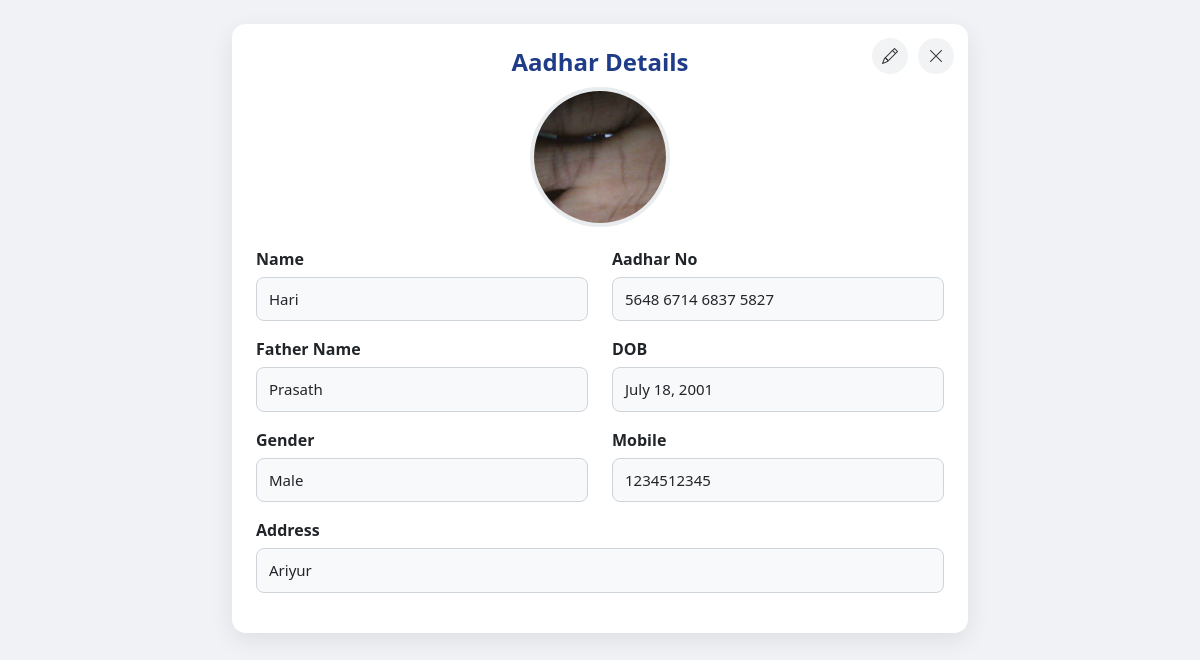
/aadhar/1/, run on the app's committed database.
### Aadhar_App/models.py (models this page shows, shortened)
class Aadhar(models.Model):
    name = models.CharField(max_length=100)
    father_name = models.CharField(max_length=100)
    gender = models.CharField(max_length=10, choices=GENDER_CHOICES)
    dob = models.DateField()
    address = models.TextField()
    mobile = models.CharField(max_length=10)
    aadhar_no = models.CharField(max_length=19, unique=True)  # 4-4-4-4 format
    photo = models.ImageField(upload_to='aadhar_photo_path')
    created_at = models.DateTimeField(auto_now_add=True)

### Aadhar_App/views.py (the view)
# urls.py: path('<int:pk>/', views.aadhar_detail, name='aadhar_detail'),
def aadhar_detail(request, pk):
    a = get_object_or_404(Aadhar, pk=pk)
    return render(request, 'aadhar_app/aadhar_detail.html', {'a': a})

### Aadhar_App/templates/aadhar_app/aadhar_detail.html (shortened to what this page needs)
{% extends 'aadhar_app/base.html' %}
{% block content %}
<div class="container py-4">
 <div class="row justify-content-center">
  <div class="col-lg-8 col-md-10 col-sm-12">
   <div class="a-card">
    <div class="action-icons">
  <a href="{% url 'aadhar_edit' a.pk %}" title="Edit" class="edit">
    <i class="bi bi-pencil"></i>
  </a>
  <a href="{% url 'aadhar_home' %}" title="Close" class="close">
    <i class="bi bi-x-lg"></i>
  </a>
</div>
    <h4 class="a-title">Aadhar Details</h4>
    {% if a.photo %}
    <div class="profile-wrap">
      <img src="{{ a.photo.url }}" class="profile-img">
    </div>
    {% endif %}
    <div class="row">
      <div class="col-md-6 form-group">
        <label>Name</label>
        <div class="field-value">{{ a.name }}</div>
      </div>
      <div class="col-md-6 form-group">
        <label>Aadhar No</label>
        <div class="field-value">{{ a.aadhar_no }}</div>
      </div>
      <div class="col-md-6 form-group">
        <label>Father Name</label>
        <div class="field-value">{{ a.father_name }}</div>
      </div>
      <div class="col-md-6 form-group">
        <label>DOB</label>
        <div class="field-value">{{ a.dob }}</div>
      </div>
      <div class="col-md-6 form-group">
        <label>Gender</label>
        <div class="field-value">{{ a.gender }}</div>
      </div>
      <div class="col-md-6 form-group">
        <label>Mobile</label>
        <div class="field-value">{{ a.mobile }}</div>
      </div>
      <div class="col-12 form-group">
        <label>Address</label>
        <div class="field-value">{{ a.address }}</div>
      </div>
      </div>
   </div>
  </div>
 </div>
</div>
{% endblock %}

### Aadhar_App/templates/aadhar_app/aadhar_detail.html (style rules this page uses)
.a-card { background:#fff; border-radius:14px; padding:24px; box-shadow:0 8px 24px rgba(0,0,0,.08); position:relative; }
.action-icons { position:absolute; top:14px; right:14px; display:flex; gap:10px; }
.action-icons a { width:36px; height:36px; border-radius:50%; display:flex; align-items:center; justify-content:center; background:#f1f3f5; color:#333; text-decoration:none; }
.a-title { text-align:center; color:#1f3c88; font-weight:600; margin-bottom:10px; }
.profile-wrap { display:flex; justify-content:center; margin-bottom:20px; }
.profile-img { width:140px; height:140px; border-radius:50%; object-fit:cover; border:4px solid #e9ecef; }
.form-group { margin-bottom:16px; }
.form-group label { display:block; font-weight:600; margin-bottom:6px; }
.field-value { width:100%; padding:10px 12px; border-radius:8px; border:1px solid #ced4da; background:#f8f9fa; font-size:15px; }

### data on the page
Aadhar: photo (picture), name "Hari", aadhar_no "5648 6714 6837 5827", father_name "Prasath", dob "July 18, 2001", gender "Male", mobile "1234512345", address "Ariyur"
